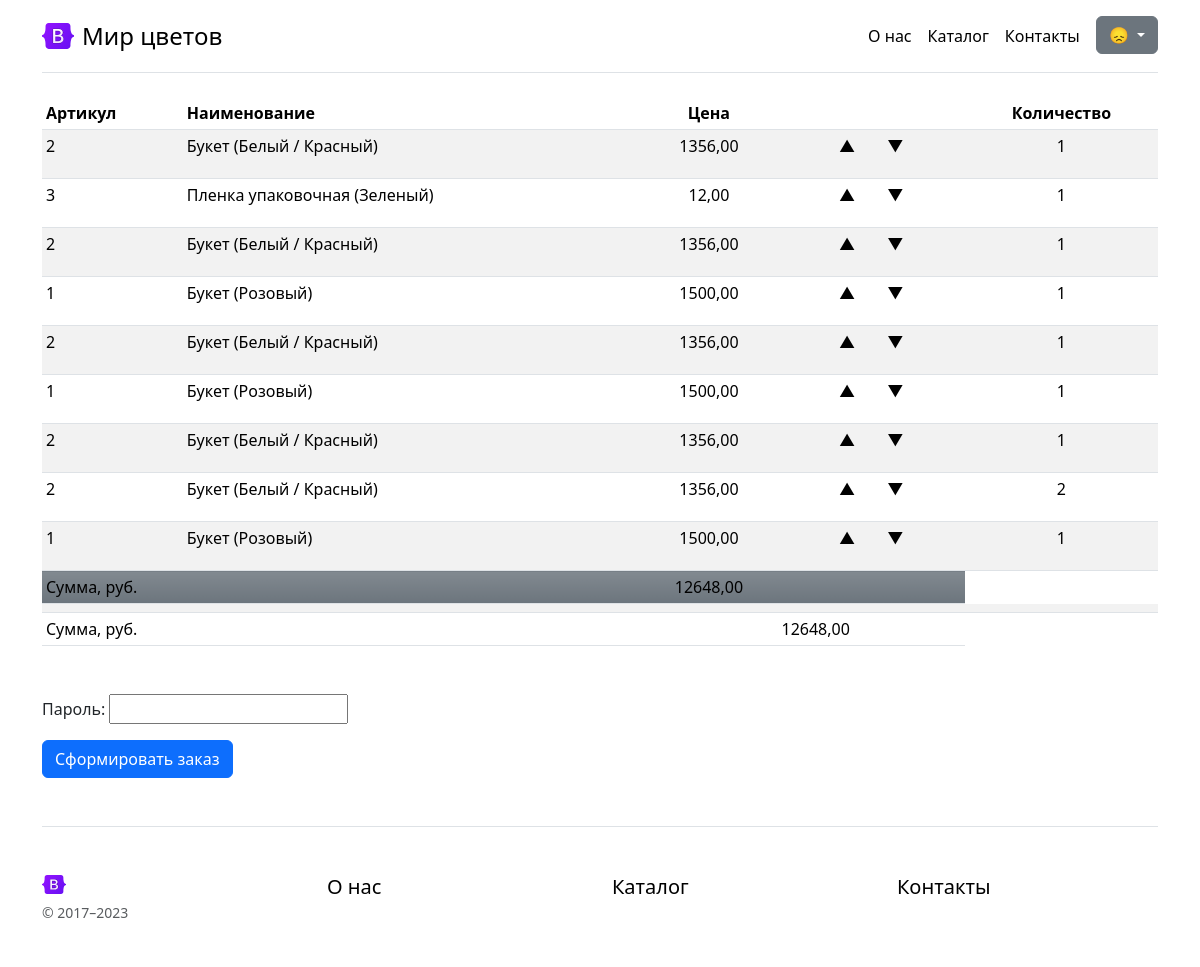
The app's page /carts/1/ (signed in), older data.
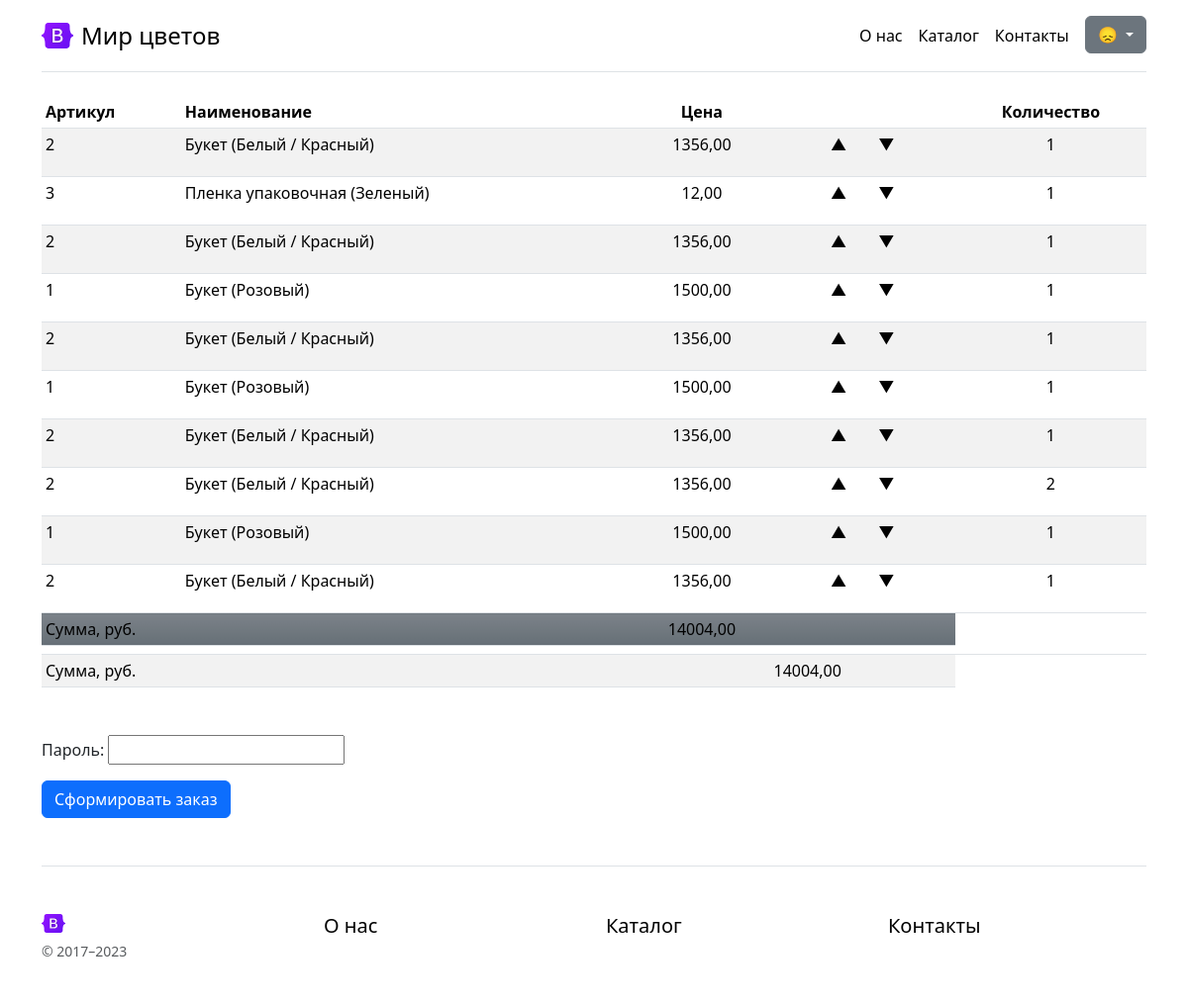
The same page, newer data.
### carts/models.py (models this page shows, shortened)
class Cart(UserMixin,
           models.Model):
    goods = models.ForeignKey("goods.goods",
                              on_delete=models.CASCADE,
                              verbose_name="Товар")
    quantity = models.IntegerField(blank=False,
                                   null=False,
                                   default=0,
                                   verbose_name="Количество")
    order = models.ForeignKey("orders.Order",
                              on_delete=models.CASCADE,
                              null=True,
                              blank=True,)
    class Meta:
        verbose_name = "Товар в корзине"
        verbose_name_plural = "Товары в корзине"

### goods/models.py (models this page shows, shortened)
class Goods(NameMixin, models.Model):
    objects = models.Manager() # По умолчанию. Нужен для админки.
    in_stock = GoodsManager()
    added = models.DateTimeField(auto_now_add=True,
                                 verbose_name="Дата добавления")
    photo = models.ImageField(verbose_name="Фото")
    price = models.DecimalField(max_digits=10,
                                decimal_places=2,
                                verbose_name="Цена")
    origin = models.ForeignKey(
        "Country",
        on_delete=models.CASCADE,
        verbose_name="Страна-производитель",
    )
    color = models.ForeignKey(
        "Color",
        on_delete=models.CASCADE,
        verbose_name="Цвет",
    )
    category = models.ForeignKey(
        "Category",
        on_delete=models.CASCADE,
        verbose_name="Категория / Вид товара",
    )
    stock = models.PositiveIntegerField(default=0, null=False, blank=False, verbose_name="Остаток товара")
    class Meta:
        verbose_name = "Товар"
        verbose_name_plural = "Товары"

class Color(NameMixin, models.Model):
    class Meta:
        verbose_name = "Цвет"
        verbose_name_plural = "Цвета"

### carts/views.py (the view)
# urls.py: path("carts/<int:user>/", CartDetailView.as_view(), name="cart-detail"),
class CartDetailView(LoginRequiredMixin,
                     TemplateView):
    template_name = "carts/cart.html"
    def get_context_data(self, **kwargs):
        context = super().get_context_data(**kwargs)
        user = kwargs.get('user')
        object_list = Cart.objects.filter(user=user).filter(order=None)
        context["object_list"] = object_list
        context["order_form"] = OrderForm()
        context["total"] = get_total(object_list)
        return context

### carts/forms.py
class OrderForm(forms.Form):
    password = forms.CharField(
        label="Пароль",
        strip=False,
        widget=forms.PasswordInput(attrs={"autocomplete": "current-password"}),
    )

### carts/views.py (called while the page is built)
def get_total(a_queryset):
    sum = 0
    [sum := sum + elem.goods.price * elem.quantity for elem in a_queryset]
    return sum

### general/models.py (called while the page is built)
    def __str__(self):
        return self.name

### carts/templates/carts/cart.html (shortened to what this page needs)
{% extends 'general/parts/base.html' %}
{% load static %}
{% block content %}
{% if object_list %}
<div class="table-responsive">
    <table class="table table-striped table-sm">
        <thead>
        <tr>
            <th scope="col">Артикул</th>
            <th scope="col">Наименование</th>
            <th class="text-center" scope="col">Цена</th>
            <th class="text-center" scope="col"></th>
            <th class="text-center" scope="col">Количество</th>
        </tr>
        </thead>
        <tbody>
        {% for obj in object_list %}
        <tr>
            <td>{{ obj.goods.id }}</td>
            <td>{{ obj.goods.name }} {% if obj.goods.color %} ({{ obj.goods.color }}) {% endif %}</td>
            <td class="text-center">{{ obj.goods.price }}</td>
            <td class="text-center">{% include "carts/plus_minus.html" with data_goods="{{ obj.goods.id }}" %}</td>
            <td class="text-center">{{ obj.quantity }}</td>
        </tr>
        {% endfor %}
        <tr>
            <td class="bg-secondary bg-gradient" colspan="2">Сумма, руб.</td>
            <td class="bg-secondary bg-gradient text-center">{{ total }}</td>
            <td class="bg-secondary bg-gradient"></td>
        </tr>
        {% include 'carts/parts/total.html' %}
        </tbody>
    </table>
</div>
{% else %}
<div class="px-4 py-5 my-5 text-center">
    <h1 class="display-5 fw-bold text-body-emphasis">В корзине пока пусто</h1>
</div>
{% endif %}
{% include 'carts/parts/order.html' with object_list=object_list %}
{% endblock %}

### carts/templates/carts/plus_minus.html
<p data-goods="{{ data_goods }}"><span class="m-3">&#9650;</span><span class="m-3">&#9660;</span></p>

Row changes from the older to the newer data that the page shows:
added Cart: goods.id "2", goods.name "Букет", goods.color "Белый / Красный", goods.price "1356,00", quantity "1"
Text that changed along with them:
{{ total }}: "12648,00" → "14004,00"
